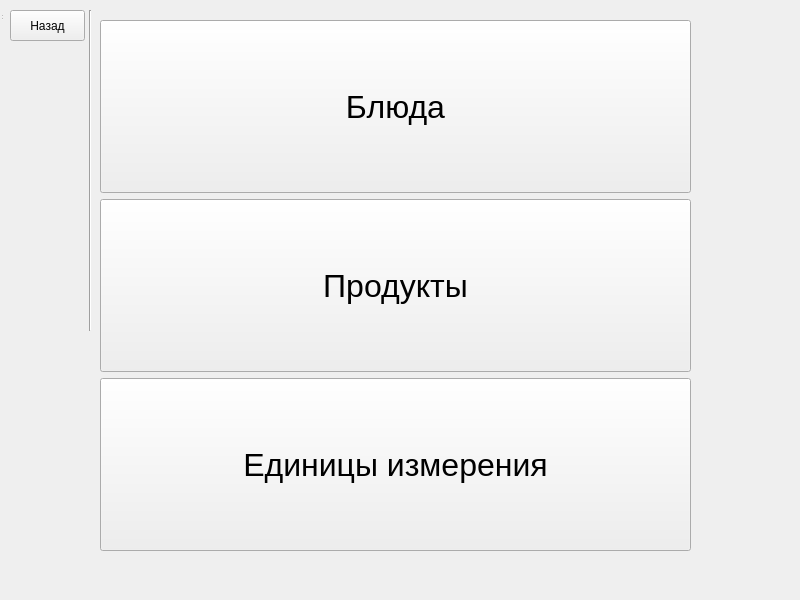
<?xml version="1.0" encoding="UTF-8"?>
<ui version="4.0">
 <class>NomenclaturesMenu</class>
 <widget class="QWidget" name="NomenclaturesMenu">
  <property name="geometry">
   <rect>
    <x>0</x>
    <y>0</y>
    <width>800</width>
    <height>600</height>
   </rect>
  </property>
  <property name="windowTitle">
   <string>MainWindow</string>
  </property>
  <widget class="QWidget" name="centralwidget" native="true">
   <property name="geometry">
    <rect>
     <x>0</x>
     <y>0</y>
     <width>791</width>
     <height>571</height>
    </rect>
   </property>
   <widget class="QWidget" name="verticalLayoutWidget">
    <property name="geometry">
     <rect>
      <x>100</x>
      <y>20</y>
      <width>591</width>
      <height>531</height>
     </rect>
    </property>
    <layout class="QVBoxLayout" name="verticalLayout">
     <item>
      <widget class="QPushButton" name="dishesButton">
       <property name="enabled">
        <bool>true</bool>
       </property>
       <property name="sizePolicy">
        <sizepolicy hsizetype="Minimum" vsizetype="Minimum">
         <horstretch>0</horstretch>
         <verstretch>0</verstretch>
        </sizepolicy>
       </property>
       <property name="font">
        <font>
         <pointsize>24</pointsize>
        </font>
       </property>
       <property name="text">
        <string>Блюда</string>
       </property>
      </widget>
     </item>
     <item>
      <widget class="QPushButton" name="productsButton">
       <property name="sizePolicy">
        <sizepolicy hsizetype="Minimum" vsizetype="Minimum">
         <horstretch>0</horstretch>
         <verstretch>0</verstretch>
        </sizepolicy>
       </property>
       <property name="font">
        <font>
         <pointsize>24</pointsize>
        </font>
       </property>
       <property name="text">
        <string>Продукты</string>
       </property>
      </widget>
     </item>
     <item>
      <widget class="QPushButton" name="measuresButton">
       <property name="sizePolicy">
        <sizepolicy hsizetype="Minimum" vsizetype="Minimum">
         <horstretch>0</horstretch>
         <verstretch>0</verstretch>
        </sizepolicy>
       </property>
       <property name="font">
        <font>
         <pointsize>24</pointsize>
        </font>
       </property>
       <property name="text">
        <string>Единицы измерения</string>
       </property>
      </widget>
     </item>
    </layout>
   </widget>
   <widget class="QPushButton" name="backButton">
    <property name="geometry">
     <rect>
      <x>10</x>
      <y>10</y>
      <width>75</width>
      <height>31</height>
     </rect>
    </property>
    <property name="text">
     <string>Назад</string>
    </property>
   </widget>
   <widget class="Line" name="line">
    <property name="geometry">
     <rect>
      <x>80</x>
      <y>10</y>
      <width>20</width>
      <height>321</height>
     </rect>
    </property>
    <property name="orientation">
     <enum>Qt::Vertical</enum>
    </property>
   </widget>
  </widget>
  <widget class="QStatusBar" name="statusbar">
   <property name="geometry">
    <rect>
     <x>0</x>
     <y>0</y>
     <width>3</width>
     <height>21</height>
    </rect>
   </property>
  </widget>
 </widget>
 <resources/>
 <connections/>
</ui>
